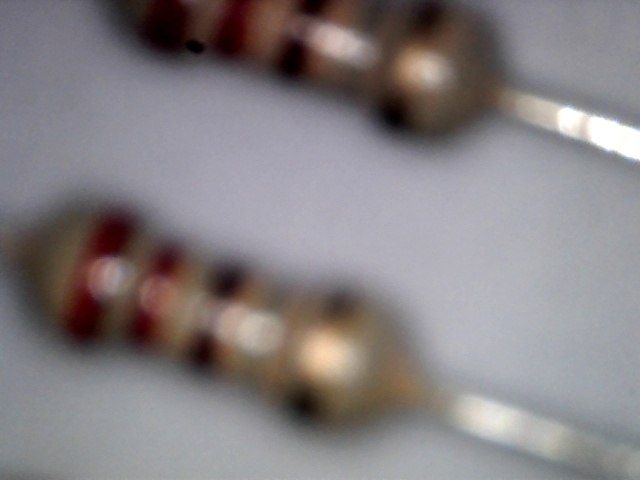
#> input picture captures/probe.jpg, 640 x 480 px, given in place of the camera
$ python resistor_contour.py
#> lines starting #> are read from the running program, lines starting #| are printed output that depends on the picture; after the words box and inside, x2 and y2 are one past the last pixel; in counts of white or black regions, pixels touching at a corner belong together
import cv2
import numpy as np

def nothing(x):
    pass

camera = cv2.VideoCapture(0)
camera.set(cv2.CAP_PROP_FRAME_WIDTH, 640)
camera.set(cv2.CAP_PROP_FRAME_HEIGHT, 480)

cv2.namedWindow("Tuner", cv2.WINDOW_NORMAL)
cv2.resizeWindow("Tuner", 400, 300)
cv2.createTrackbar("Threshold", "Tuner", 100, 255, nothing)
cv2.createTrackbar("Invert (0/1)", "Tuner", 1, 1, nothing)
cv2.createTrackbar("Horiz Bridge", "Tuner", 35, 120, nothing)
cv2.createTrackbar("Erode Leads", "Tuner", 12, 40, nothing)

while True:
    success, frame = camera.read()
#> frame is the input picture: shape (480, 640, 3); mean B, G, R 130.8, 128.3, 134
    if not success:
        break

    gray = cv2.cvtColor(frame, cv2.COLOR_BGR2GRAY)
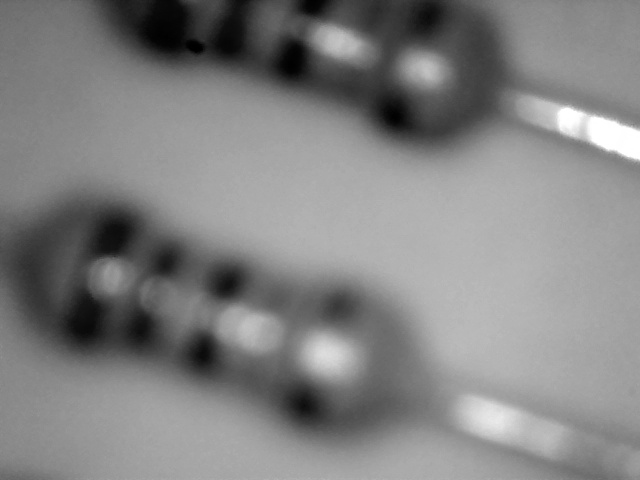
#> gray: shape (480, 640); min 0, max 255, mean 130.3
    blurred = cv2.GaussianBlur(gray, (7, 7), 0)

    thresh_val = cv2.getTrackbarPos("Threshold", "Tuner")
    invert_val = cv2.getTrackbarPos("Invert (0/1)", "Tuner")
    bridge_val = max(1, cv2.getTrackbarPos("Horiz Bridge", "Tuner"))
    erode_val = max(1, cv2.getTrackbarPos("Erode Leads", "Tuner"))

    thresh_type = cv2.THRESH_BINARY_INV if invert_val == 1 else cv2.THRESH_BINARY
    _, thresh = cv2.threshold(blurred, thresh_val, 255, thresh_type)
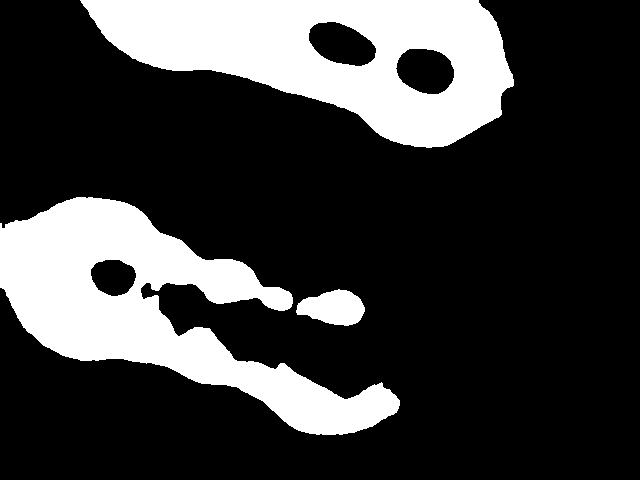
#> thresh: shape (480, 640); 23.9% white; 3 white regions, box (x1, y1, x2, y2) and area: (80, 0, 514, 148) 35914, (0, 197, 400, 435) 35721, (296, 289, 365, 326) 1760

    bridge_kernel = cv2.getStructuringElement(cv2.MORPH_RECT, (bridge_val, 5))
    closed_mask = cv2.morphologyEx(thresh, cv2.MORPH_CLOSE, bridge_kernel)
#> closed_mask: shape (480, 640); 24.6% white; 2 white regions, box (x1, y1, x2, y2) and area: (0, 197, 400, 435) 39163, (80, 0, 514, 148) 36362

    lead_kernel = cv2.getStructuringElement(cv2.MORPH_ELLIPSE, (erode_val, erode_val))
    body_only_mask = cv2.morphologyEx(closed_mask, cv2.MORPH_OPEN, lead_kernel)
#> body_only_mask: shape (480, 640); 24.6% white; 2 white regions

    isolated_colors = cv2.bitwise_and(frame, frame, mask=body_only_mask)
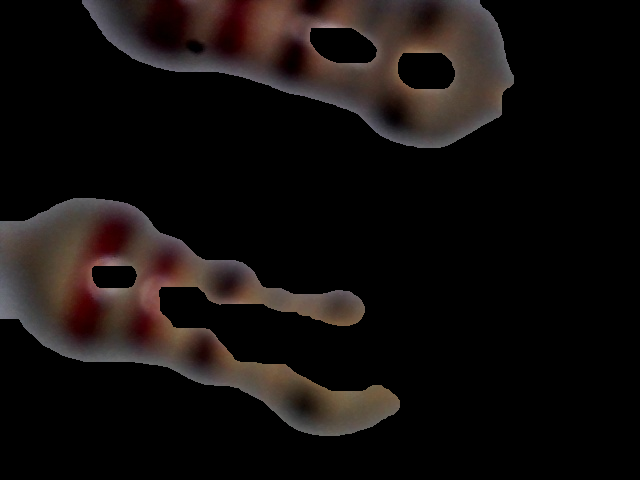
#> isolated_colors: shape (480, 640, 3); mean B, G, R 13.5, 14.7, 19.2

    contours, _ = cv2.findContours(body_only_mask, cv2.RETR_EXTERNAL, cv2.CHAIN_APPROX_SIMPLE)
#> contours = 2 contours; box (x1, y1, x2, y2) and area: (82, 0, 514, 148) 39722, (0, 198, 400, 436) 39418
    annotated = frame.copy()

    for cnt in contours:
        area = cv2.contourArea(cnt)
        if area > 3000:
            # 1. Get the Rotated Minimum Area Rectangle
            rect = cv2.minAreaRect(cnt)
            (cx, cy), (w, h), angle = rect

            # 2. Filter out squares, keeping elongated resistor shapes
            aspect_ratio = max(w, h) / max(min(w, h), 1)

            if 1.1 < aspect_ratio < 6.0:
                # 3. Draw the tilted bounding box tracking the actual angle
                box = cv2.boxPoints(rect)
                box = np.int32(box)
                cv2.drawContours(annotated, [box], 0, (0, 255, 0), 2)

                # 4. Force horizontal orientation for the math
                if h > w:
                    w, h = h, w
                    angle += 90

                # 5. Rotate the image around the center to straighten the resistor
                M = cv2.getRotationMatrix2D((cx, cy), angle, 1.0)
                rotated = cv2.warpAffine(isolated_colors, M, (frame.shape[1], frame.shape[0]))

                # 6. Crop the perfectly flat resistor out of the rotated frame
                y1 = max(0, int(cy - h/2))
                y2 = min(frame.shape[0], int(cy + h/2))
                x1 = max(0, int(cx - w/2))
                x2 = min(frame.shape[1], int(cx + w/2))

                resistor_crop = rotated[y1:y2, x1:x2]

                if resistor_crop.size > 0:
                    cv2.imshow("Straightened Resistor (Ready for HSV)", resistor_crop)
#> this loop made 2 passes
#> (area, rect, cx, cy, w, h, angle, aspect_ratio) on passes 1 to 2: (39418, ((200, 312.6), (164.6, 436.6), -72.37), 200, 312.6, 436.6, 164.6, 17.63, 2.65), (39722, ((297.5, 73.5), (147, 431), -90), 297.5, 73.5, 431, 147, 0, 2.93)
#> pass 1, `rotated = cv2.warpAffine(isolated_colors, M, (frame.shape[1], frame.sh..`:
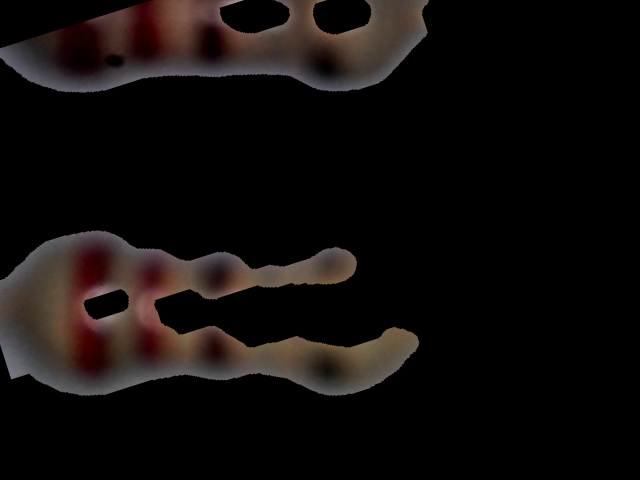
#> rotated: shape (480, 640, 3); mean B, G, R 11.6, 12.7, 16.6
#> pass 1, `resistor_crop = rotated[y1:y2, x1:x2]`:
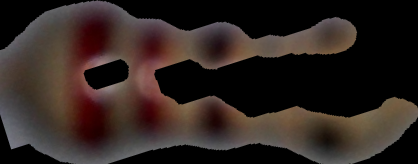
#> resistor_crop: shape (164, 418, 3); mean B, G, R 32.9, 36.8, 47.5
#> pass 2, `resistor_crop = rotated[y1:y2, x1:x2]`:
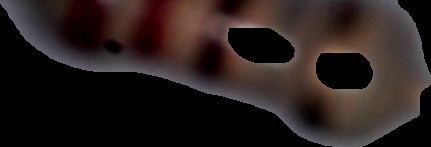
#> resistor_crop: shape (147, 431, 3); mean B, G, R 28.8, 30.7, 40.5
#> after the loop:
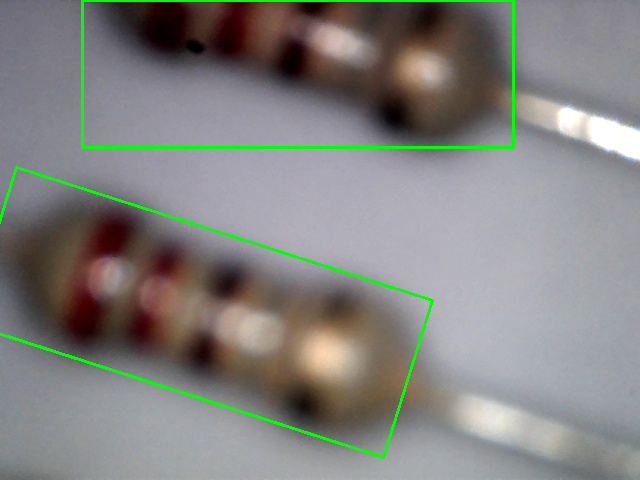
#> annotated: shape (480, 640, 3); 1.97% of pixels changed, all inside (x1, y1, x2, y2) = (0, 0, 515, 459)

    cv2.imshow("Original with Detection", annotated)
    cv2.imshow("Tuned Mask", body_only_mask)

    if cv2.waitKey(1) & 0xFF == ord('q'):
#> (key q is pressed here)
        break

camera.release()
cv2.destroyAllWindows()
